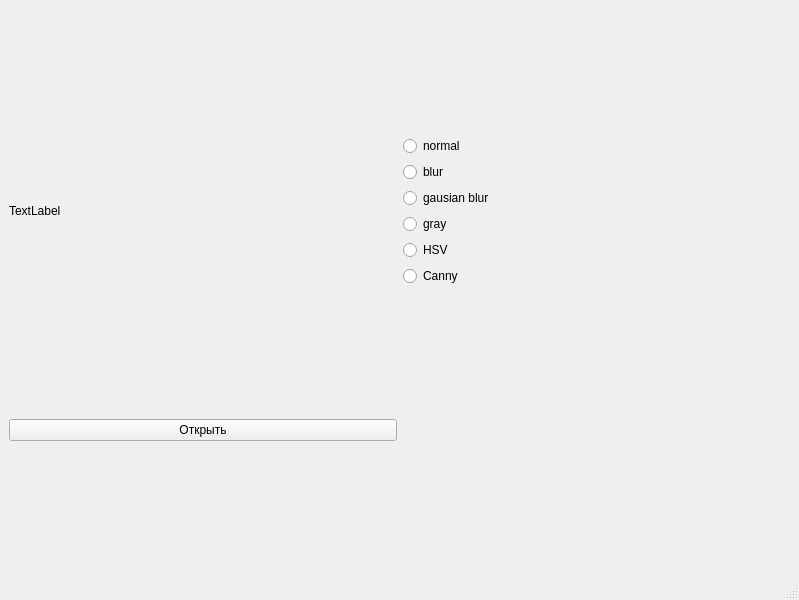
<?xml version="1.0" encoding="UTF-8"?>
<ui version="4.0">
 <class>MainWindow</class>
 <widget class="QMainWindow" name="MainWindow">
  <property name="geometry">
   <rect>
    <x>0</x>
    <y>0</y>
    <width>799</width>
    <height>600</height>
   </rect>
  </property>
  <property name="windowTitle">
   <string>MainWindow</string>
  </property>
  <widget class="QWidget" name="centralwidget">
   <layout class="QGridLayout" name="gridLayout_2">
    <item row="0" column="0">
     <widget class="QLabel" name="image">
      <property name="text">
       <string>TextLabel</string>
      </property>
     </widget>
    </item>
    <item row="0" column="1">
     <layout class="QGridLayout" name="gridLayout">
      <item row="0" column="0">
       <widget class="QRadioButton" name="normal">
        <property name="enabled">
         <bool>true</bool>
        </property>
        <property name="text">
         <string>normal</string>
        </property>
       </widget>
      </item>
      <item row="1" column="0">
       <widget class="QRadioButton" name="blur">
        <property name="text">
         <string>blur</string>
        </property>
       </widget>
      </item>
      <item row="2" column="0">
       <widget class="QRadioButton" name="gausian_blur">
        <property name="text">
         <string>gausian blur</string>
        </property>
       </widget>
      </item>
      <item row="3" column="0">
       <widget class="QRadioButton" name="gray_scale">
        <property name="text">
         <string>gray</string>
        </property>
       </widget>
      </item>
      <item row="4" column="0">
       <widget class="QRadioButton" name="hsv_color">
        <property name="text">
         <string>HSV</string>
        </property>
       </widget>
      </item>
      <item row="5" column="0">
       <widget class="QRadioButton" name="canny">
        <property name="text">
         <string>Canny</string>
        </property>
       </widget>
      </item>
     </layout>
    </item>
    <item row="1" column="0">
     <widget class="QPushButton" name="openFile">
      <property name="text">
       <string>Открыть</string>
      </property>
     </widget>
    </item>
   </layout>
  </widget>
  <widget class="QMenuBar" name="menubar">
   <property name="geometry">
    <rect>
     <x>0</x>
     <y>0</y>
     <width>799</width>
     <height>21</height>
    </rect>
   </property>
  </widget>
  <widget class="QStatusBar" name="statusbar"/>
 </widget>
 <resources/>
 <connections/>
</ui>
